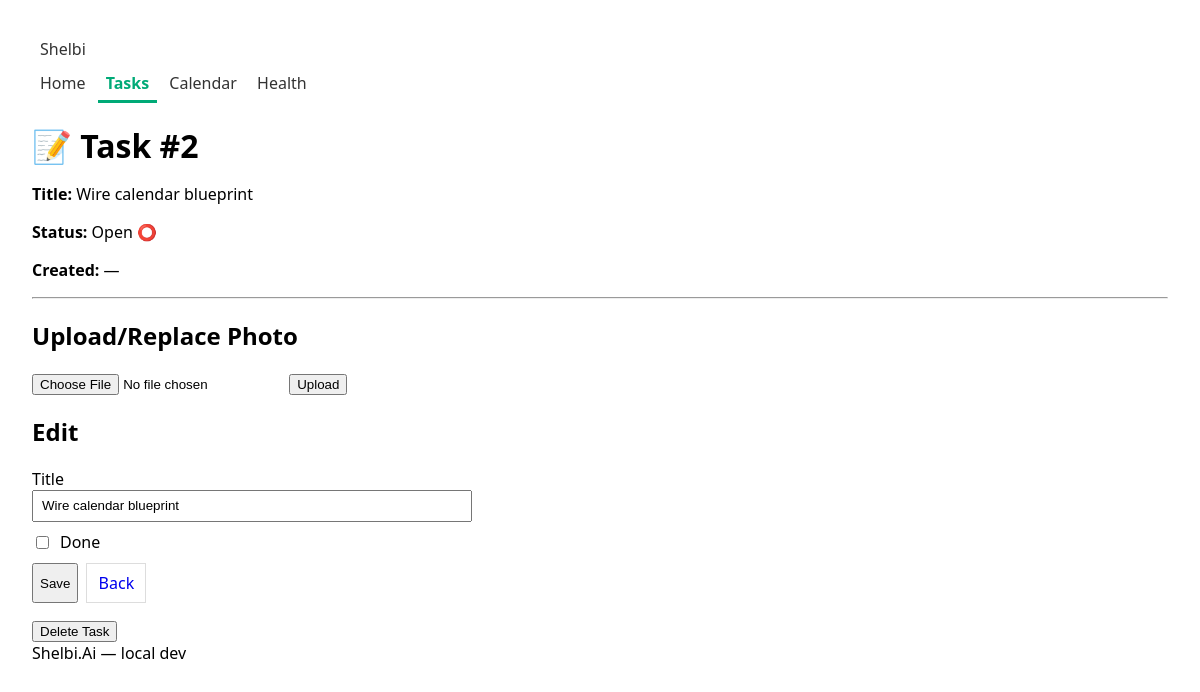
Page /tasks/2 on the committed database.
### shelbi/models.py (models this page shows)
class Task(db.Model):
    id = db.Column(db.Integer, primary_key=True)
    title = db.Column(db.String(120), nullable=False)
    done = db.Column(db.Boolean, default=False, nullable=False)
    created_at = db.Column(db.DateTime, default=datetime.utcnow, nullable=False)
    photo_path = db.Column(db.String(255), nullable=True)  # e.g. "uploads/task-3-photo.jpg"

### shelbi/routes.py (the view)
@app.route("/tasks/<int:task_id>")
def task_detail(task_id):
    t = Task.query.get_or_404(task_id)
    return render_template("task_detail.html", title=f"Task #{t.id}", task=t)

### shelbi/templates/task_detail.html (shortened to what this page needs)
{% extends "base.html" %}
{% block content %}
  <h1>📝 Task #{{ task.id }}</h1>
  <p><strong>Title:</strong> {{ task.title }}</p>
  <p><strong>Status:</strong> {{ 'Done ✅' if task.done else 'Open ⭕' }}</p>
  <p><strong>Created:</strong> {{ task.created_at or '—' }}</p>
  <hr/>
  <h2>Upload/Replace Photo</h2>
  <form method="post" action="{{ url_for('task_upload', task_id=task.id) }}" enctype="multipart/form-data" style="margin-bottom:1rem;">
    <input type="file" name="photo" accept=".png,.jpg,.jpeg,.gif,.webp" required>
    <button type="submit">Upload</button>
  </form>
  <h2>Edit</h2>
  <form method="post" action="{{ url_for('task_edit', task_id=task.id) }}" style="display:grid;gap:.6rem;max-width:420px;">
    <label>
      Title<br/>
      <input name="title" type="text" value="{{ task.title }}" style="width:100%;padding:.4rem .5rem;">
    </label>
    <label style="display:flex;align-items:center;gap:.5rem;">
      <input name="done" type="checkbox" {% if task.done %}checked{% endif %}> Done
    </label>
    <div style="display:flex;gap:.5rem;">
      <button type="submit">Save</button>
      <a href="{{ url_for('tasks_ui') }}" style="padding:.5rem .7rem;border:1px solid #ddd;text-decoration:none;">Back</a>
    </div>
  </form>
  <form method="post" action="{{ url_for('task_delete_html', task_id=task.id) }}" onsubmit="return confirm('Delete this task?')" style="margin-top:1rem;">
    <button type="submit">Delete Task</button>
  </form>
{% endblock %}

### shelbi/static/style.css (style rules this page uses)
body { font-family: system-ui, Arial, sans-serif; margin: 2rem; }
h1 { margin-bottom: .5rem; }

### rows in the picture
Task: id "2", title "Wire calendar blueprint", done "Open ⭕", created_at "—"
